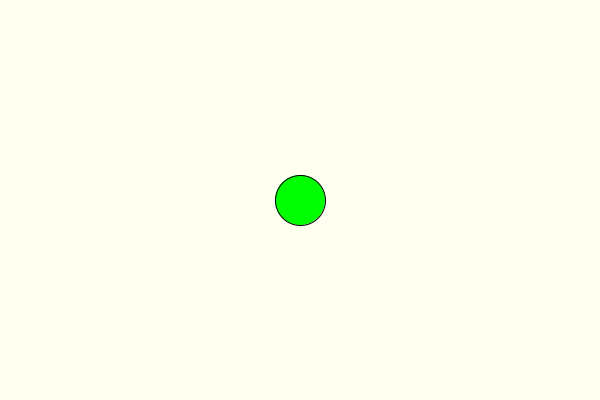
Frame 1 (no input)
Frame 60 (the mouse pressed at the canvas centre just before this capture): identical to frame 1, image omitted
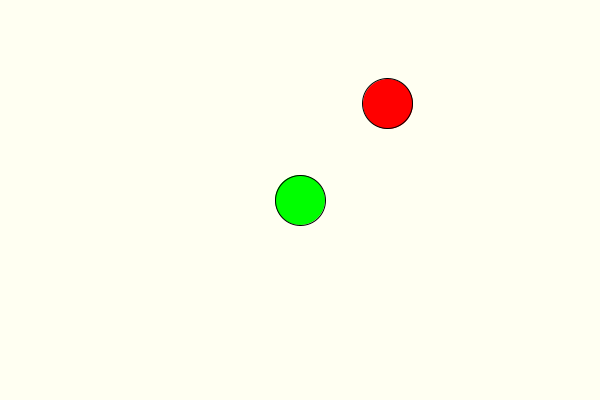
Frame 120 (the mouse held since frame 60 and released just before this capture)

The Processing sketch that drew these frames (run headless with seeded random() and noise(); from frame 60 on, the mouse is pressed at the canvas centre):

// Processing sketch: week12_08_mousePressed_add_monster_keyPressed_move_change_state
// ── week12_08_mousePressed_add_monster_keyPressed_move_change_state.pde
//隨機生成怪物,碰到怪物時,要跳到戰鬥畫面。
ArrayList<PVector> monster = new ArrayList<PVector>();
void setup(){
  size(600,400);
}
float x = 300, y = 200, vx=0, vy=0;
int state=0;
void draw(){
  if(state==0){
    background(#FFFFF2);
    for(PVector p : monster){
      fill(255,0,0); ellipse(p.x, p.y, 50, 50);
      if(dist(x,y,p.x,p.y)<50) state=1;
    }
    x += vx;
    y += vy;
    fill(0,255,0); ellipse(x, y, 50,50);
  }else if(state==1){
    background(0);
    fill(0,255,0); ellipse(150,200, 100,150);
    fill(255,0,0); ellipse(450,200, 100,150);
  }
}
void mousePressed(){
  monster.add( new PVector(random(600),random(400)) );
}
void keyPressed(){
  if(keyCode==LEFT) vx = -1;
  if(keyCode==RIGHT) vx = +1;
  if(keyCode==UP) vy = -1;
  if(keyCode==DOWN) vy = +1;
}
void keyReleased(){
  if(keyCode==LEFT||keyCode==RIGHT) vx = 0;
  if(keyCode==UP||keyCode==DOWN) vy = 0;
}
